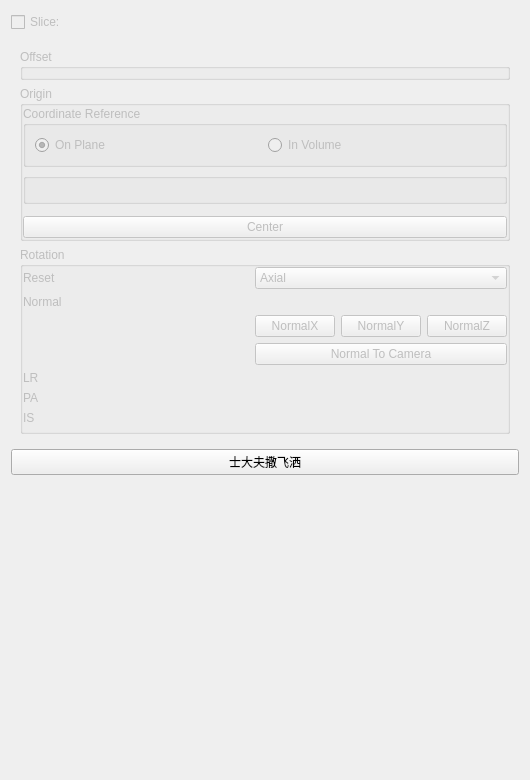
<?xml version="1.0" encoding="UTF-8"?>
<ui version="4.0">
 <class>qSlicerCalculusReformatWidget</class>
 <widget class="qSlicerWidget" name="qSlicerCalculusReformatWidget">
  <property name="geometry">
   <rect>
    <x>0</x>
    <y>0</y>
    <width>530</width>
    <height>780</height>
   </rect>
  </property>
  <property name="windowTitle">
   <string>Form</string>
  </property>
  <layout class="QGridLayout" name="gridLayout_4">
   <item row="0" column="0">
    <layout class="QHBoxLayout" name="horizontalLayout_3">
     <item>
      <widget class="ctkCheckBox" name="VisibilityCheckBox">
       <property name="enabled">
        <bool>false</bool>
       </property>
       <property name="text">
        <string>Slice:</string>
       </property>
       <property name="tristate">
        <bool>false</bool>
       </property>
       <property name="indicatorIcon" stdset="0">
        <iconset>
         <normaloff>:/Icons/VisibleOn.png</normaloff>
         <normalon>:/Icons/VisibleOff.png</normalon>:/Icons/VisibleOn.png</iconset>
       </property>
       <property name="indicatorIconSize" stdset="0">
        <size>
         <width>21</width>
         <height>21</height>
        </size>
       </property>
      </widget>
     </item>
     <item>
      <widget class="qMRMLNodeComboBox" name="SliceNodeSelector" native="true">
       <property name="autoFillBackground">
        <bool>false</bool>
       </property>
       <property name="nodeTypes" stdset="0">
        <stringlist>
         <string>vtkMRMLSliceNode</string>
        </stringlist>
       </property>
       <property name="showHidden" stdset="0">
        <bool>true</bool>
       </property>
       <property name="noneEnabled" stdset="0">
        <bool>true</bool>
       </property>
       <property name="addEnabled" stdset="0">
        <bool>false</bool>
       </property>
       <property name="removeEnabled" stdset="0">
        <bool>false</bool>
       </property>
       <property name="renameEnabled" stdset="0">
        <bool>false</bool>
       </property>
      </widget>
     </item>
     <item>
      <widget class="QToolButton" name="ShowReformatWidgetToolButton">
       <property name="enabled">
        <bool>false</bool>
       </property>
       <property name="toolTip">
        <string>Show reformat widget in 3D view</string>
       </property>
       <property name="icon">
        <iconset>
         <normaloff>:/Icons/SliceWidgetOff.png</normaloff>
         <normalon>:/Icons/SliceWidgetOn.png</normalon>:/Icons/SliceWidgetOff.png</iconset>
       </property>
       <property name="checkable">
        <bool>true</bool>
       </property>
       <property name="checked">
        <bool>false</bool>
       </property>
       <property name="autoRaise">
        <bool>true</bool>
       </property>
      </widget>
     </item>
    </layout>
   </item>
   <item row="3" column="0">
    <spacer name="verticalSpacer">
     <property name="orientation">
      <enum>Qt::Vertical</enum>
     </property>
     <property name="sizeHint" stdset="0">
      <size>
       <width>20</width>
       <height>40</height>
      </size>
     </property>
    </spacer>
   </item>
   <item row="1" column="0">
    <widget class="ctkCollapsibleButton" name="DisplayEditCollapsibleWidget" native="true">
     <property name="enabled">
      <bool>false</bool>
     </property>
     <property name="sizePolicy">
      <sizepolicy hsizetype="Preferred" vsizetype="Maximum">
       <horstretch>0</horstretch>
       <verstretch>0</verstretch>
      </sizepolicy>
     </property>
     <property name="text" stdset="0">
      <string>Display &amp;&amp; Edit</string>
     </property>
     <property name="contentsLineWidth" stdset="0">
      <number>0</number>
     </property>
     <layout class="QVBoxLayout" name="verticalLayout_3">
      <item>
       <widget class="ctkCollapsibleGroupBox" name="OffsetSlidersGroupBox">
        <property name="title">
         <string>Offset</string>
        </property>
        <layout class="QGridLayout" name="gridLayout_2">
         <property name="margin">
          <number>0</number>
         </property>
         <item row="0" column="1">
          <widget class="qMRMLLinearTransformSlider" name="OffsetSlider" native="true">
           <property name="sizePolicy">
            <sizepolicy hsizetype="Preferred" vsizetype="Fixed">
             <horstretch>0</horstretch>
             <verstretch>0</verstretch>
            </sizepolicy>
           </property>
           <property name="minimum" stdset="0">
            <double>-200.000000000000000</double>
           </property>
           <property name="maximum" stdset="0">
            <double>200.000000000000000</double>
           </property>
          </widget>
         </item>
         <item row="1" column="0" colspan="2">
          <widget class="QWidget" name="MinMaxWidget_2" native="true">
           <property name="sizePolicy">
            <sizepolicy hsizetype="Preferred" vsizetype="Maximum">
             <horstretch>0</horstretch>
             <verstretch>0</verstretch>
            </sizepolicy>
           </property>
           <layout class="QHBoxLayout" name="horizontalLayout_5">
            <property name="spacing">
             <number>0</number>
            </property>
            <property name="margin">
             <number>0</number>
            </property>
           </layout>
          </widget>
         </item>
         <item row="2" column="0" colspan="2">
          <spacer name="verticalSpacer_3">
           <property name="orientation">
            <enum>Qt::Vertical</enum>
           </property>
           <property name="sizeType">
            <enum>QSizePolicy::Preferred</enum>
           </property>
           <property name="sizeHint" stdset="0">
            <size>
             <width>0</width>
             <height>0</height>
            </size>
           </property>
          </spacer>
         </item>
        </layout>
       </widget>
      </item>
      <item>
       <widget class="ctkCollapsibleGroupBox" name="OriginCoordinatesGroupBox">
        <property name="title">
         <string>Origin</string>
        </property>
        <layout class="QGridLayout" name="gridLayout_3">
         <property name="margin">
          <number>0</number>
         </property>
         <item row="0" column="0">
          <widget class="QGroupBox" name="CoordinateReferenceGroupBox">
           <property name="title">
            <string>Coordinate Reference</string>
           </property>
           <layout class="QHBoxLayout" name="horizontalLayout">
            <item>
             <widget class="QRadioButton" name="OnPlaneRadioButton">
              <property name="text">
               <string>On Plane</string>
              </property>
              <property name="checked">
               <bool>true</bool>
              </property>
             </widget>
            </item>
            <item>
             <widget class="QRadioButton" name="InVolumeRadioButton">
              <property name="text">
               <string>In Volume</string>
              </property>
             </widget>
            </item>
           </layout>
          </widget>
         </item>
         <item row="1" column="0">
          <widget class="QGroupBox" name="OnPlaneGroupBox">
           <layout class="QHBoxLayout" name="OnPlaneLayout">
            <property name="margin">
             <number>0</number>
            </property>
            <item>
             <widget class="ctkDoubleSpinBox" name="OnPlaneXdoubleSpinBox" native="true"/>
            </item>
            <item>
             <widget class="ctkDoubleSpinBox" name="OnPlaneYdoubleSpinBox" native="true"/>
            </item>
           </layout>
          </widget>
         </item>
         <item row="3" column="0">
          <widget class="QPushButton" name="CenterPushButton">
           <property name="text">
            <string>Center</string>
           </property>
          </widget>
         </item>
         <item row="2" column="0">
          <widget class="ctkCoordinatesWidget" name="InVolumeCoordinatesWidget" native="true"/>
         </item>
        </layout>
       </widget>
      </item>
      <item>
       <widget class="ctkCollapsibleGroupBox" name="RotationSlidersGroupBox">
        <property name="title">
         <string>Rotation</string>
        </property>
        <layout class="QGridLayout" name="gridLayout">
         <property name="margin">
          <number>0</number>
         </property>
         <item row="4" column="0">
          <widget class="QLabel" name="LRLabel">
           <property name="text">
            <string>LR</string>
           </property>
          </widget>
         </item>
         <item row="4" column="1">
          <widget class="qMRMLLinearTransformSlider" name="LRSlider" native="true">
           <property name="sizePolicy">
            <sizepolicy hsizetype="Preferred" vsizetype="Fixed">
             <horstretch>0</horstretch>
             <verstretch>0</verstretch>
            </sizepolicy>
           </property>
           <property name="decimals" stdset="0">
            <number>2</number>
           </property>
           <property name="minimum" stdset="0">
            <double>-200.000000000000000</double>
           </property>
           <property name="maximum" stdset="0">
            <double>200.000000000000000</double>
           </property>
          </widget>
         </item>
         <item row="5" column="0">
          <widget class="QLabel" name="PALabel">
           <property name="text">
            <string>PA</string>
           </property>
          </widget>
         </item>
         <item row="5" column="1">
          <widget class="qMRMLLinearTransformSlider" name="PASlider" native="true">
           <property name="sizePolicy">
            <sizepolicy hsizetype="Preferred" vsizetype="Fixed">
             <horstretch>0</horstretch>
             <verstretch>0</verstretch>
            </sizepolicy>
           </property>
           <property name="decimals" stdset="0">
            <number>2</number>
           </property>
           <property name="minimum" stdset="0">
            <double>-200.000000000000000</double>
           </property>
           <property name="maximum" stdset="0">
            <double>200.000000000000000</double>
           </property>
          </widget>
         </item>
         <item row="6" column="0">
          <widget class="QLabel" name="ISLabel">
           <property name="text">
            <string>IS</string>
           </property>
          </widget>
         </item>
         <item row="6" column="1">
          <widget class="qMRMLLinearTransformSlider" name="ISSlider" native="true">
           <property name="sizePolicy">
            <sizepolicy hsizetype="Preferred" vsizetype="Fixed">
             <horstretch>0</horstretch>
             <verstretch>0</verstretch>
            </sizepolicy>
           </property>
           <property name="minimum" stdset="0">
            <double>-200.000000000000000</double>
           </property>
           <property name="maximum" stdset="0">
            <double>200.000000000000000</double>
           </property>
          </widget>
         </item>
         <item row="7" column="0" colspan="2">
          <widget class="QWidget" name="MinMaxWidget" native="true">
           <property name="sizePolicy">
            <sizepolicy hsizetype="Preferred" vsizetype="Maximum">
             <horstretch>0</horstretch>
             <verstretch>0</verstretch>
            </sizepolicy>
           </property>
           <layout class="QHBoxLayout" name="horizontalLayout_4">
            <property name="spacing">
             <number>0</number>
            </property>
            <property name="margin">
             <number>0</number>
            </property>
           </layout>
          </widget>
         </item>
         <item row="8" column="0" colspan="2">
          <spacer name="verticalSpacer_2">
           <property name="orientation">
            <enum>Qt::Vertical</enum>
           </property>
           <property name="sizeType">
            <enum>QSizePolicy::Preferred</enum>
           </property>
           <property name="sizeHint" stdset="0">
            <size>
             <width>0</width>
             <height>0</height>
            </size>
           </property>
          </spacer>
         </item>
         <item row="0" column="1">
          <widget class="ctkComboBox" name="SliceOrientationSelector">
           <property name="toolTip">
            <string>Slice orientation (Axial, Sagittal, Coronal, Reformat).</string>
           </property>
           <property name="currentIndex">
            <number>0</number>
           </property>
           <item>
            <property name="text">
             <string>Axial</string>
            </property>
           </item>
           <item>
            <property name="text">
             <string>Sagittal</string>
            </property>
           </item>
           <item>
            <property name="text">
             <string>Coronal</string>
            </property>
           </item>
           <item>
            <property name="text">
             <string>Reformat</string>
            </property>
           </item>
          </widget>
         </item>
         <item row="0" column="0">
          <widget class="QLabel" name="Resetlabel">
           <property name="text">
            <string>Reset</string>
           </property>
          </widget>
         </item>
         <item row="1" column="0">
          <widget class="QLabel" name="Normal">
           <property name="text">
            <string>Normal</string>
           </property>
          </widget>
         </item>
         <item row="2" column="1">
          <layout class="QHBoxLayout" name="horizontalLayout_2">
           <item>
            <widget class="QPushButton" name="NormalXPushButton">
             <property name="text">
              <string>NormalX</string>
             </property>
            </widget>
           </item>
           <item>
            <widget class="QPushButton" name="NormalYPushButton">
             <property name="text">
              <string>NormalY</string>
             </property>
            </widget>
           </item>
           <item>
            <widget class="QPushButton" name="NormalZPushButton">
             <property name="text">
              <string>NormalZ</string>
             </property>
            </widget>
           </item>
          </layout>
         </item>
         <item row="3" column="1">
          <widget class="ctkCheckablePushButton" name="NormalToCameraCheckablePushButton">
           <property name="text">
            <string>Normal To Camera</string>
           </property>
           <property name="checkable">
            <bool>false</bool>
           </property>
           <property name="checked">
            <bool>false</bool>
           </property>
           <property name="flat">
            <bool>false</bool>
           </property>
          </widget>
         </item>
         <item row="1" column="1">
          <widget class="ctkCoordinatesWidget" name="NormalCoordinatesWidget" native="true">
           <property name="normalized" stdset="0">
            <bool>true</bool>
           </property>
           <property name="singleStep" stdset="0">
            <double>0.100000000000000</double>
           </property>
          </widget>
         </item>
        </layout>
       </widget>
      </item>
     </layout>
    </widget>
   </item>
   <item row="2" column="0">
    <widget class="QPushButton" name="pushButton">
     <property name="text">
      <string>士大夫撒飞洒</string>
     </property>
    </widget>
   </item>
  </layout>
  <action name="actionLockNormalToCamera">
   <property name="checkable">
    <bool>true</bool>
   </property>
   <property name="text">
    <string>Lock Normal To Camera</string>
   </property>
   <property name="toolTip">
    <string>Lock reformat widget's normal to the camera one. </string>
   </property>
  </action>
 </widget>
 <customwidgets>
  <customwidget>
   <class>ctkCheckablePushButton</class>
   <extends>QPushButton</extends>
   <header>ctkCheckablePushButton.h</header>
  </customwidget>
  <customwidget>
   <class>ctkCheckBox</class>
   <extends>QCheckBox</extends>
   <header>ctkCheckBox.h</header>
  </customwidget>
  <customwidget>
   <class>ctkCollapsibleButton</class>
   <extends>QWidget</extends>
   <header>ctkCollapsibleButton.h</header>
   <container>1</container>
  </customwidget>
  <customwidget>
   <class>ctkCollapsibleGroupBox</class>
   <extends>QGroupBox</extends>
   <header>ctkCollapsibleGroupBox.h</header>
   <container>1</container>
  </customwidget>
  <customwidget>
   <class>ctkComboBox</class>
   <extends>QComboBox</extends>
   <header>ctkComboBox.h</header>
  </customwidget>
  <customwidget>
   <class>ctkCoordinatesWidget</class>
   <extends>QWidget</extends>
   <header>ctkCoordinatesWidget.h</header>
  </customwidget>
  <customwidget>
   <class>ctkSliderWidget</class>
   <extends>QWidget</extends>
   <header>ctkSliderWidget.h</header>
  </customwidget>
  <customwidget>
   <class>qMRMLLinearTransformSlider</class>
   <extends>ctkSliderWidget</extends>
   <header>qMRMLLinearTransformSlider.h</header>
   <container>1</container>
  </customwidget>
  <customwidget>
   <class>qMRMLNodeComboBox</class>
   <extends>QWidget</extends>
   <header>qMRMLNodeComboBox.h</header>
  </customwidget>
  <customwidget>
   <class>qSlicerWidget</class>
   <extends>QWidget</extends>
   <header>qSlicerWidget.h</header>
   <container>1</container>
  </customwidget>
  <customwidget>
   <class>ctkDoubleSpinBox</class>
   <extends>QWidget</extends>
   <header>ctkDoubleSpinBox.h</header>
  </customwidget>
 </customwidgets>
 <resources>
  <include location="../../../../../Libs/MRML/Widgets/Resources/qMRMLWidgets.qrc"/>
 </resources>
 <connections>
  <connection>
   <sender>qSlicerCalculusReformatWidget</sender>
   <signal>mrmlSceneChanged(vtkMRMLScene*)</signal>
   <receiver>SliceNodeSelector</receiver>
   <slot>setMRMLScene(vtkMRMLScene*)</slot>
   <hints>
    <hint type="sourcelabel">
     <x>293</x>
     <y>6</y>
    </hint>
    <hint type="destinationlabel">
     <x>431</x>
     <y>36</y>
    </hint>
   </hints>
  </connection>
  <connection>
   <sender>SliceNodeSelector</sender>
   <signal>currentNodeChanged(bool)</signal>
   <receiver>DisplayEditCollapsibleWidget</receiver>
   <slot>setEnabled(bool)</slot>
   <hints>
    <hint type="sourcelabel">
     <x>275</x>
     <y>19</y>
    </hint>
    <hint type="destinationlabel">
     <x>279</x>
     <y>59</y>
    </hint>
   </hints>
  </connection>
 </connections>
</ui>
